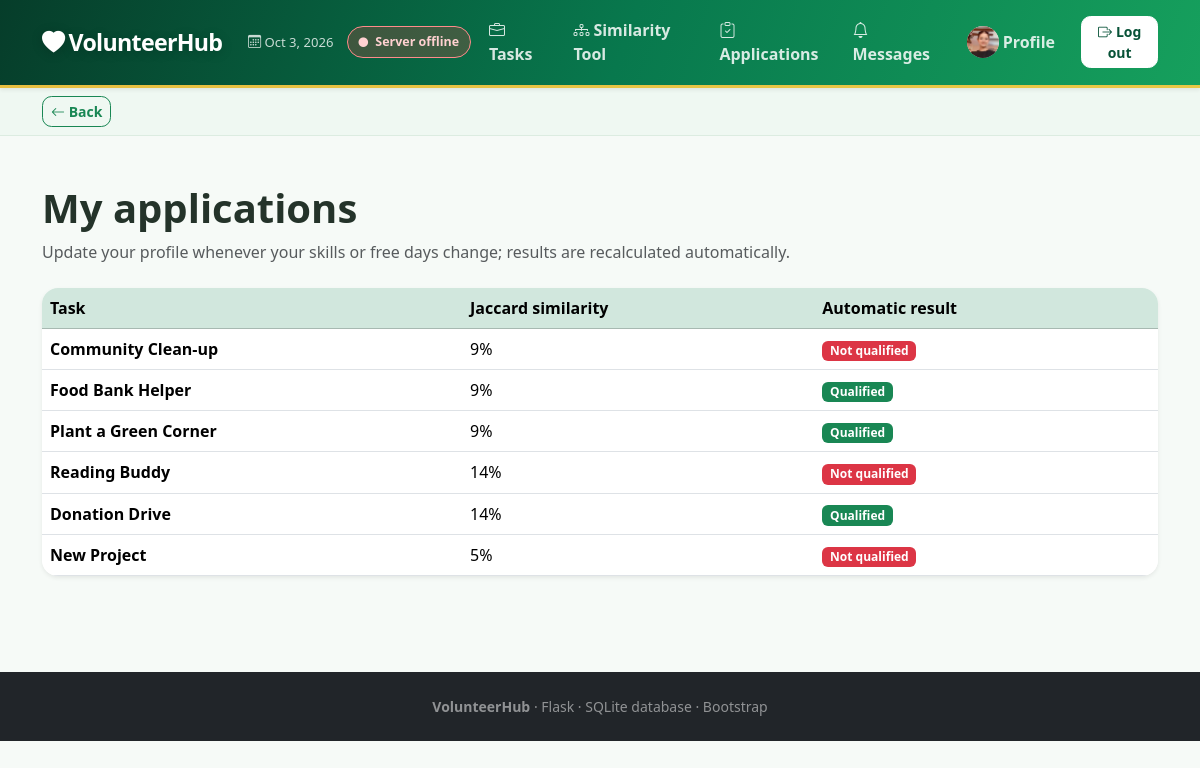
The app's page /my-applications (signed in) with its own data.
### tables this page shows
CREATE TABLE volunteer_profiles (id INTEGER PRIMARY KEY AUTOINCREMENT, user_id INTEGER NOT NULL UNIQUE, skills TEXT DEFAULT '', interests TEXT DEFAULT '', availability TEXT DEFAULT '', location TEXT DEFAULT '', photo_filename TEXT, FOREIGN KEY(user_id) REFERENCES users(id));

CREATE TABLE applications (id INTEGER PRIMARY KEY AUTOINCREMENT, volunteer_id INTEGER NOT NULL, task_id INTEGER NOT NULL, status TEXT NOT NULL DEFAULT 'Pending', score REAL NOT NULL DEFAULT 0, FOREIGN KEY(volunteer_id) REFERENCES users(id), FOREIGN KEY(task_id) REFERENCES tasks(id), UNIQUE(volunteer_id, task_id));

CREATE TABLE tasks (id INTEGER PRIMARY KEY AUTOINCREMENT, title TEXT NOT NULL, description TEXT NOT NULL, required_skills TEXT DEFAULT '', interests TEXT DEFAULT '', availability TEXT DEFAULT '', location TEXT DEFAULT '', image_filename TEXT, organization_id INTEGER, start_date TEXT, end_date TEXT);

### app.py (the view)
@app.route("/my-applications")
@require("volunteer")
def my_applications(): return render_template("my_applications.html",applications=db().execute("SELECT applications.*,tasks.title FROM applications JOIN tasks ON tasks.id=applications.task_id WHERE volunteer_id=?",(session["user_id"],)).fetchall())

### app.py (called while the page is built)
def db():
    if "db" not in g:
        g.db=sqlite3.connect(app.config["DATABASE"]); g.db.row_factory=sqlite3.Row
    return g.db

@app.teardown_appcontext
def close(error=None):
    if g.get("db"): g.db.close()

def require(*roles):
    def deco(view):
        @wraps(view)
        def wrapped(*args,**kwargs):
            if "user_id" not in session: return redirect(url_for("login"))
            if roles and session.get("role") not in roles: flash("You do not have permission for this page.","danger"); return redirect(url_for("home"))
            return view(*args,**kwargs)
        return wrapped
    return deco

@app.context_processor
def nav():
    photo=None
    if session.get("role")=="volunteer":
        row=db().execute("SELECT photo_filename FROM volunteer_profiles WHERE user_id=?",(session["user_id"],)).fetchone(); photo=row["photo_filename"].replace("uploads/","") if row and row["photo_filename"] else None
    return {"nav_photo":photo,"unread_notifications":0}

### templates/my_applications.html
{% extends 'base.html' %}{% block content %}<div class="container py-5"><h1 class="fw-bold mb-2">My applications</h1><p class="text-muted mb-4">Update your profile whenever your skills or free days change; results are recalculated automatically.</p>{% if applications %}<div class="table-responsive card shadow-sm border-0"><table class="table table-hover align-middle mb-0"><thead class="table-success"><tr><th>Task</th><th>Jaccard similarity</th><th>Automatic result</th></tr></thead><tbody>{% for a in applications %}<tr><td class="fw-semibold">{{a.title}}</td><td>{{'%.0f'|format(a.score*100)}}%</td><td><span class="badge text-bg-{{'success' if a.status in ['Qualified','Accepted','Completed'] else 'danger' if a.status in ['Rejected','Not qualified'] else 'warning'}}">{{a.status}}</span></td></tr>{% endfor %}</tbody></table></div>{% else %}<div class="alert alert-info">No applications yet. <a href="{{url_for('tasks')}}">Explore tasks</a>.</div>{% endif %}</div>{% endblock %}

### templates/base.html (shortened to what this page needs)
<!doctype html>
<html lang="en">
<head>
    <link href="https://cdn.jsdelivr.net/npm/bootstrap@5.3.8/dist/css/bootstrap.min.css" rel="stylesheet">
    <link href="https://cdn.jsdelivr.net/npm/bootstrap-icons@1.11.3/font/bootstrap-icons.min.css" rel="stylesheet">
    <link rel="stylesheet" href="{{ url_for('static', filename='css/style.css') }}">
</head>
<body>
    <nav class="navbar navbar-expand-xl navbar-dark shadow-sm">
        <div class="container">
            <a class="navbar-brand fw-bold" href="{{ url_for('home') }}">
                <i class="bi bi-heart-fill me-1"></i>VolunteerHub
            </a>
            <div class="collapse navbar-collapse" id="nav">
                <ul class="navbar-nav ms-auto align-items-xl-center gap-xl-1">
                    <li class="nav-item nav-date">
                        <i class="bi bi-calendar3"></i> <span id="todayDate"></span>
                    </li>
                    <li class="nav-item">
                        <button id="serverStatus" type="button" class="server-status is-checking">
                        </button>
                    </li>
                    <li class="nav-item"><a class="nav-link" href="{{ url_for('tasks') }}"><i class="bi bi-briefcase me-1"></i>Tasks</a></li>
                    <li class="nav-item"><a class="nav-link" href="{{ url_for('compare') }}"><i class="bi bi-diagram-3 me-1"></i>Similarity Tool</a></li>
                    {% if session.get('role') == 'volunteer' %}
                        <li class="nav-item"><a class="nav-link" href="{{ url_for('my_applications') }}"><i class="bi bi-clipboard-check me-1"></i>Applications</a></li>
                        <li class="nav-item"><a class="nav-link" href="{{ url_for('notifications') }}"><i class="bi bi-bell me-1"></i>Messages</a></li>
                        <li class="nav-item"><a class="nav-link profile-link" href="{{ url_for('profile') }}">
                            {% if nav_photo %}
                                <img class="nav-avatar" src="{{ url_for('static', filename='uploads/' + nav_photo) }}" alt="Profile">
                            {% else %}
                                <span class="nav-avatar-placeholder">{{ session.get('user_name', 'U')[0] }}</span>
                            {% endif %}
                            <span class="ms-1">Profile</span>
                        </a></li>
                    {% elif session.get('role') == 'organization' %}
                        <li class="nav-item"><a class="nav-link" href="{{ url_for('organization_dashboard') }}"><i class="bi bi-buildings me-1"></i>Organization Panel</a></li>
                    {% elif session.get('role') == 'admin' %}
                        <li class="nav-item"><a class="nav-link" href="{{ url_for('admin_dashboard') }}"><i class="bi bi-shield-lock me-1"></i>Admin Panel</a></li>
                    {% endif %}
                    {% if session.get('user_id') %}
                        <li class="nav-item"><a class="btn btn-light btn-sm ms-xl-2" href="{{ url_for('logout') }}"><i class="bi bi-box-arrow-right me-1"></i>Log out</a></li>
                    {% endif %}
                </ul>
            </div>
        </div>
    </nav>
    <div class="page-back">
        <div class="container py-2">
            <button id="backButton" class="btn btn-sm btn-outline-success" type="button"><i class="bi bi-arrow-left"></i> Back</button>
        </div>
    </div>
    {% set flash_messages = get_flashed_messages(with_categories=true) %}
    {% block content %}{% endblock %}
    <footer class="bg-dark text-white-50 text-center py-4 mt-5 small">
        <b>VolunteerHub</b> · Flask · SQLite database · Bootstrap
    </footer>
</body>
</html>

### static/css/style.css (style rules this page uses)
body { background: #f6faf7; color: #24332a; }
.navbar { background: linear-gradient(110deg, #063d2a 0%, #08784d 52%, #16a05d 100%) !important; border-bottom: 3px solid rgba(255, 204, 67, .9); min-height: 74px; }
.navbar-brand { font-size: 1.45rem; letter-spacing: -.03em; text-shadow: 0 2px 12px rgba(0,0,0,.18); }
.navbar .nav-link { border-radius: .55rem; color: rgba(255,255,255,.84) !important; font-weight: 600; margin: .15rem; padding: .5rem .75rem !important; transition: background .2s ease, color .2s ease, transform .2s ease; }
.navbar .btn-light { background: #fff; border-color: #fff; color: #075237; }
.nav-date { color: rgba(255,255,255,.78); font-size: .82rem; padding: .5rem .6rem; white-space: nowrap; }
.server-status { background: transparent; border: 1px solid rgba(255,255,255,.35); border-radius: 999px; color: #fff; font-size: .78rem; font-weight: 700; padding: .35rem .65rem; white-space: nowrap; }
.server-status.is-offline { background: rgba(221, 63, 63, .26); border-color: #ff8b8b; color: #ffd1d1; }
.card { border-radius: 1rem; transition: transform .2s ease, box-shadow .2s ease; }
.nav-avatar, .nav-avatar-placeholder { width: 32px; height: 32px; border-radius: 50%; object-fit: cover; display: inline-flex; align-items: center; justify-content: center; background: #d1e7dd; color: #146c43; font-weight: bold; }
.profile-link { display: flex; align-items: center; }
.btn { border-radius: .6rem; font-weight: 600; }
.page-back { background: #eff8f2; border-bottom: 1px solid #dcece1; }

### records on screen
volunteer_profiles: photo_filename (picture)
applications: title "Community Clean-up", a.score*100 "9", status "Not qualified"
applications: title "Food Bank Helper", a.score*100 "9", status "Qualified"
applications: title "Plant a Green Corner", a.score*100 "9", status "Qualified"
applications: title "Reading Buddy", a.score*100 "14", status "Not qualified"
applications: title "Donation Drive", a.score*100 "14", status "Qualified"
applications: title "New Project", a.score*100 "5", status "Not qualified"
